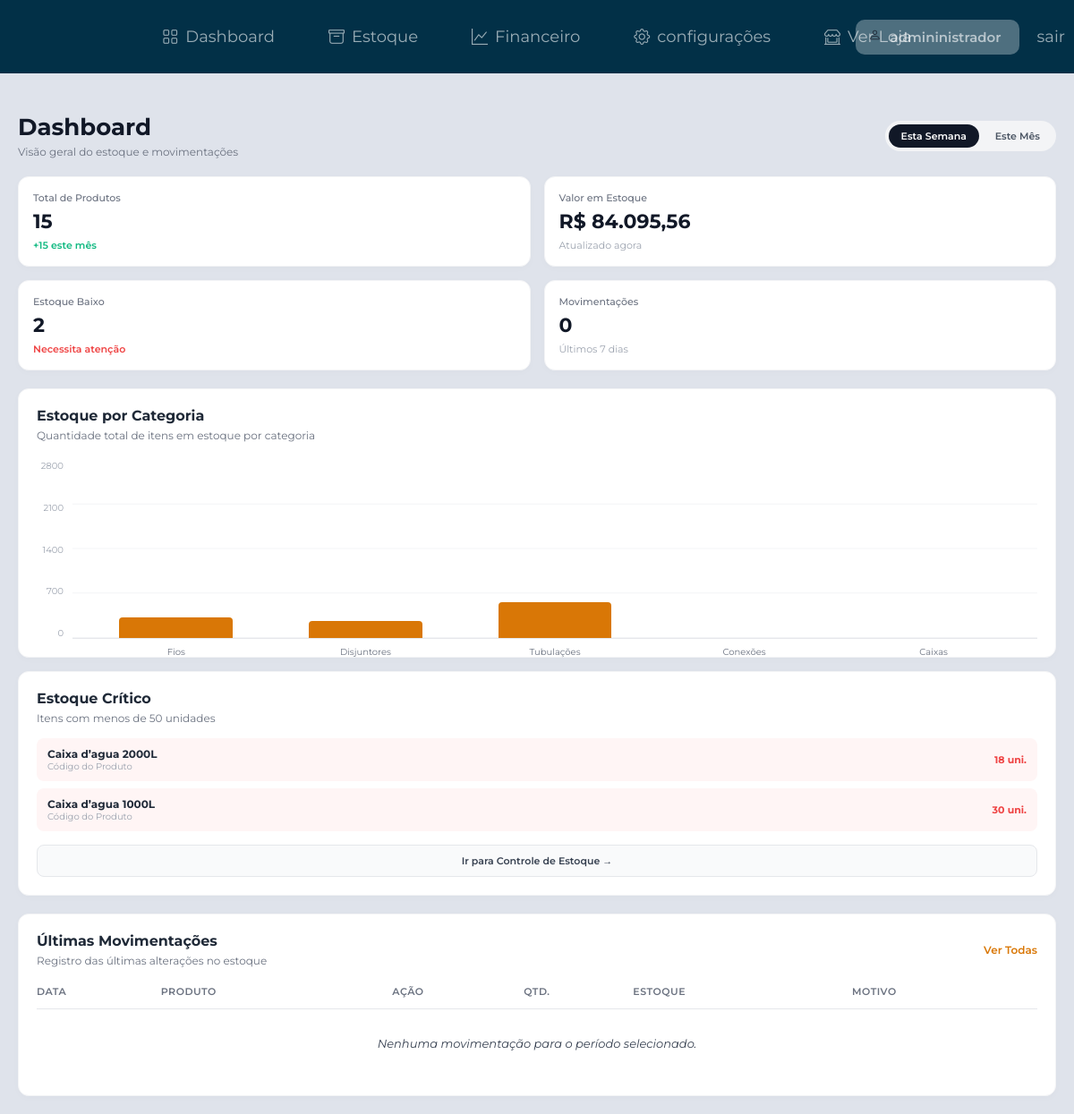
Screenshot of /admin/dashboard.php with the database file from the repository.
### tables this page shows
CREATE TABLE produtos(
    id_produtos INT AUTO_INCREMENT PRIMARY KEY,
    nome_produtos VARCHAR(100) NOT NULL,
    sku VARCHAR(100) NOT NULL,
    categoria_id_produtos INT,
    preco DECIMAL(10,2) NOT NULL,
    estoque INT,
    descricao TEXT,
    capa VARCHAR(500),
    data_cadastro DATETIME DEFAULT CURRENT_TIMESTAMP,
    FOREIGN KEY (categoria_id_produtos)
    REFERENCES categoria(id_categorias)
);

### admin/dashboard.php (the view, shortened to what this page needs)
<?php
require_once '../CRUD/crud.php';
require_once __DIR__ . '/../partials/header_admin.php';
$filtro = $_GET['filtro'] ?? 'semana';
if ($filtro === 'mes') {
    $activeSemana = "";
    $activeMes = "active";
    $sqlCardMov = "SELECT COUNT(*) FROM movimentacoes WHERE MONTH(data_hora) = MONTH(CURRENT_DATE()) AND YEAR(data_hora) = YEAR(CURRENT_DATE())";
    $subtituloMov = "Neste mês";
    $sqlTabelaMov = "SELECT m.*, m.tipo_movimentacoes AS tipo, p.nome_produtos, DATE_FORMAT(m.data_hora, '%d/%m, %H:%i') as data_formatada
                     FROM movimentacoes m
                     JOIN produtos p ON m.produto_id = p.id_produtos
                     WHERE MONTH(m.data_hora) = MONTH(CURRENT_DATE()) AND YEAR(m.data_hora) = YEAR(CURRENT_DATE())
                     ORDER BY m.data_hora DESC LIMIT 10";
} else {
    $activeSemana = "active";
    $activeMes = "";
    $sqlCardMov = "SELECT COUNT(*) FROM movimentacoes WHERE data_hora >= DATE_SUB(NOW(), INTERVAL 7 DAY)";
    $subtituloMov = "Últimos 7 dias";
    $sqlTabelaMov = "SELECT m.*, p.nome_produtos, DATE_FORMAT(m.data_hora, '%d/%m, %H:%i') as data_formatada
                     FROM movimentacoes m
                     JOIN produtos p ON m.produto_id = p.id_produtos
                     WHERE m.data_hora >= DATE_SUB(NOW(), INTERVAL 7 DAY)
                     ORDER BY m.data_hora DESC LIMIT 10";
}
$totalProdutos = $pdo->query("SELECT COUNT(*) FROM produtos")->fetchColumn();
$novosEsteMes = $pdo->query("SELECT COUNT(*) FROM produtos WHERE MONTH(data_cadastro) = MONTH(CURRENT_DATE()) AND YEAR(data_cadastro) = YEAR(CURRENT_DATE())")->fetchColumn();
$valorEstoque = $pdo->query("SELECT SUM(estoque * preco) FROM produtos")->fetchColumn() ?? 0;
$estoqueBaixo = $pdo->query("SELECT COUNT(*) FROM produtos WHERE estoque < 50")->fetchColumn();
$movimentacoesRecentes = $pdo->query($sqlCardMov)->fetchColumn();
$categoriasGrafico = ['Fios' => 0, 'Disjuntores' => 0, 'Tubulações' => 0, 'Conexões' => 0, 'Caixas' => 0];
$queryGrafico = $pdo->query("SELECT c.nome_categorias, SUM(p.estoque) as total
                             FROM produtos p
                             JOIN categoria c ON p.categoria_id_produtos = c.id_categorias
                             GROUP BY c.nome_categorias");
while ($row = $queryGrafico->fetch(PDO::FETCH_ASSOC)) {
    if (array_key_exists($row['nome_categorias'], $categoriasGrafico)) {
        $categoriasGrafico[$row['nome_categorias']] = $row['total'];
    }
}
$maxGrafico = 2800;
$stmtCritico = $pdo->query("SELECT nome_produtos, estoque FROM produtos WHERE estoque < 50 ORDER BY estoque ASC LIMIT 3");
$produtosCriticos = $stmtCritico->fetchAll(PDO::FETCH_ASSOC);
$stmtMov = $pdo->query($sqlTabelaMov);
$movimentacoes = $stmtMov->fetchAll(PDO::FETCH_ASSOC);
?>
<!DOCTYPE html>
<html lang="pt-BR" translate="no">
<head>
    <link rel="stylesheet" href="../CSS/dashboard.css">
    <link rel="stylesheet" href="../CSS/header_admin.css">
    <link rel="stylesheet" href="https://cdn.jsdelivr.net/npm/bootstrap-icons@1.11.3/font/bootstrap-icons.min.css" />
</head>
<body>
    <div class="main-container">
        <div class="dashboard-header">
            <div>
                <h1>Dashboard</h1>
                <p class="subtitle">Visão geral do estoque e movimentações</p>
            </div>
            <div class="filter-buttons">
                <a href="dashboard.php?filtro=semana" class="btn-filter <?= $activeSemana ?>">Esta Semana</a>
                <a href="dashboard.php?filtro=mes" class="btn-filter <?= $activeMes ?>">Este Mês</a>
            </div>
        </div>
        <div class="cards-grid">
            <div class="card">
                <p class="card-title">Total de Produtos</p>
                <p class="card-value"><?= $totalProdutos ?></p>
                <p class="card-sub positive">+<?= $novosEsteMes ?> este mês</p>
            </div>
            <div class="card">
                <p class="card-title">Valor em Estoque</p>
                <p class="card-value">R$ <?= number_format($valorEstoque, 2, ',', '.') ?></p>
                <p class="card-sub">Atualizado agora</p>
            </div>
            <div class="card">
                <p class="card-title">Estoque Baixo</p>
                <p class="card-value"><?= $estoqueBaixo ?></p>
                <p class="card-sub negative">Necessita atenção</p>
            </div>
            <div class="card">
                <p class="card-title">Movimentações</p>
                <p class="card-value"><?= $movimentacoesRecentes ?></p>
                <p class="card-sub"><?= $subtituloMov ?></p>
            </div>
        </div>
        <div class="content-row">
            <div class="chart-card">
                <h3>Estoque por Categoria</h3>
                <p class="subtitle">Quantidade total de itens em estoque por categoria</p>
                <div class="chart-container">
                    <div class="chart-y-axis">
                        <span>2800</span>
                        <span>2100</span>
                        <span>1400</span>
                        <span>700</span>
                        <span>0</span>
                    </div>
                    <div class="chart-area">
                        <?php foreach ($categoriasGrafico as $cat => $qtd):
                            $alturaPorcentagem = ($qtd / $maxGrafico) * 100;
                            ?>
                            <div class="chart-bar-wrapper">
                                <div class="chart-bar" style="height: <?= $alturaPorcentagem ?>%;"></div>
                                <span class="chart-label"><?= $cat ?></span>
                            </div>
                        <?php endforeach; ?>
                    </div>
                </div>
            </div>
            <div class="critical-card">
                <h3>Estoque Crítico</h3>
                <p class="subtitle">Itens com menos de 50 unidades</p>
                <div class="critical-list">
                    <?php if (empty($produtosCriticos)): ?>
                        <p class="empty-critical">Nenhum item abaixo de 50 unidades.</p>
                    <?php else: ?>
                        <?php foreach ($produtosCriticos as $prod): ?>
                            <div class="critical-item">
                                <div class="item-info">
                                    <span class="item-name"><?= htmlspecialchars($prod['nome_produtos']) ?></span>
                                    <span class="item-code">Código do Produto</span>
                                </div>
                                <span class="item-qty"><?= $prod['estoque'] ?> uni.</span>
                            </div>
                        <?php endforeach; ?>
                    <?php endif; ?>
                </div>
                <a href="estoque.php" class="btn-link">Ir para Controle de Estoque &rarr;</a>
            </div>
        </div>
        <div class="table-card">
            <div class="table-header">
                <div>
                    <h3>Últimas Movimentações</h3>
                    <p class="subtitle">Registro das últimas alterações no estoque</p>
                </div>
                <a href="historico.php" class="view-all">Ver Todas</a>
            </div>
            <table class="data-table">
                <thead>
                    <tr>
                        <th>DATA</th>
                        <th>PRODUTO</th>
                        <th>AÇÃO</th>
                        <th>QTD.</th>
                        <th>ESTOQUE</th>
                        <th>MOTIVO</th>
                    </tr>
                </thead>
                <tbody>
                    <?php if (empty($movimentacoes)): ?>
                        <tr>
                            <td colspan="6" class="table-empty-message">Nenhuma movimentação para o período selecionado.
                            </td>
                        </tr>
                    <?php endif; ?>
                </tbody>
            </table>
        </div>
    </div>
</body>
</html>

### CSS/dashboard.css (style rules this page uses)
* { margin: 0; padding: 0; box-sizing: border-box; font-family: 'Montserrat', sans-serif; }
body { background-color: #fcfbfa; color: #1f2937; min-height: 100vh; font-size: 14px; }
.main-container { width: 100%; max-width: 1400px; margin: 0 auto; min-height: 100vh; padding: 20px; }
.dashboard-header { display: flex; justify-content: space-between; align-items: center; margin-bottom: 20px; }
.dashboard-header h1 { font-size: 26px; font-weight: 700; color: #111827; }
.subtitle { font-size: 12px; color: #6b7280; margin-top: 4px; }
.filter-buttons { background-color: #f3f4f6; padding: 4px; border-radius: 20px; }
.btn-filter { display: inline-block; text-decoration: none; border: none; background: transparent; padding: 6px 14px; border-radius: 16px; font-size: 11px; font-weight: 600; cursor: pointer; color: #4b5563; transition: .2s; }
.btn-filter.active { background-color: #111827; color: #ffffff; }
.cards-grid { display: grid; grid-template-columns: repeat(4, 1fr); gap: 15px; margin-bottom: 20px; }
.card { background: #ffffff; border: 1px solid #f3f4f6; border-radius: 12px; padding: 16px; box-shadow: 0 2px 8px rgba(0,0,0,0.02); }
.card-title { font-size: 11px; color: #6b7280; font-weight: 500; }
.card-value { font-size: 22px; font-weight: 700; margin: 6px 0; color: #111827; }
.card-sub { font-size: 11px; color: #9ca3af; }
.card-sub.positive { color: #10b981; font-weight: 600; }
.card-sub.negative { color: #ef4444; font-weight: 600; }
.content-row { display: grid; grid-template-columns: 2fr 1fr; gap: 15px; margin-bottom: 20px; }
.chart-card, .critical-card, .table-card { background: #ffffff; border: 1px solid #f3f4f6; border-radius: 12px; padding: 20px; box-shadow: 0 2px 8px rgba(0,0,0,0.02); }
.chart-card h3, .critical-card h3, .table-card h3 { font-size: 16px; font-weight: 700; margin-bottom: 5px; }
.chart-container { margin-top: 20px; display: flex; height: 200px; }
.chart-y-axis { display: flex; flex-direction: column; justify-content: space-between; padding-right: 10px; color: #9ca3af; font-size: 10px; text-align: right; width: 40px; }
.chart-area { display: flex; justify-content: space-around; align-items: flex-end; flex-grow: 1; border-bottom: 1px solid #e5e7eb; position: relative; background-image: linear-gradient(to top, #f3f4f6 1px, transparent 1px); background-size: 100% 25%; padding: 0 10px; }
.chart-bar-wrapper { display: flex; flex-direction: column; align-items: center; height: 100%; justify-content: flex-end; width: 12%; min-width: 35px; position: relative; }
.chart-bar { background-color: #d97706; width: 100%; border-radius: 4px 4px 0 0; transition: .4s; }
.chart-label { font-size: 10px; color: #6b7280; position: absolute; bottom: -22px; white-space: nowrap; }
.critical-list { margin-top: 15px; }
.critical-item { display: flex; justify-content: space-between; align-items: center; padding: 10px 12px; background: #fff5f5; border-radius: 8px; margin-bottom: 8px; }
.item-info { display: flex; flex-direction: column; }
.item-name { font-size: 12px; font-weight: 700; }
.item-code { font-size: 10px; color: #9ca3af; }
.item-qty { font-size: 11px; font-weight: 700; color: #ef4444; }
.btn-link { display: block; text-align: center; background: #f9fafb; border: 1px solid #e5e7eb; padding: 10px; border-radius: 8px; color: #374151; text-decoration: none; font-size: 11px; font-weight: 600; margin-top: 15px; transition: .2s; }
.table-header { display: flex; justify-content: space-between; align-items: center; margin-bottom: 20px; }
.view-all { font-size: 12px; font-weight: 600; color: #d97706; text-decoration: none; transition: 0.2s; }
.data-table { width: 100%; border-collapse: collapse; text-align: left; margin-top: 10px; }
.data-table th { font-size: 11px; color: #6b7280; font-weight: 600; padding-bottom: 12px; border-bottom: 1px solid #e5e7eb; text-transform: uppercase; letter-spacing: 0.5px; }
.data-table td { padding: 14px 0; font-size: 13px; color: #374151; border-bottom: 1px solid #f3f4f6; vertical-align: middle; }
.data-table tr:last-child td { border-bottom: none; }
.table-empty-message { text-align: center; padding: 30px 0 !important; color: #6b7280; font-style: italic; }
@media (max-width: 1200px) { .cards-grid { grid-template-columns: repeat(2, 1fr); } }
@media (max-width: 1200px) { .content-row { grid-template-columns: 1fr; } }

### CSS/header_admin.css (style rules this page uses)
* { margin: 0; padding: 0; box-sizing: border-box; }
body { background-color: #dfe3eb; font-family: 'Montserrat'; }

### rows the page displays
produtos: nome_produtos "Caixa d’agua 2000L", estoque "18"
produtos: nome_produtos "Caixa d’agua 1000L", estoque "30"

### other values shown
$totalProdutos "15"
$novosEsteMes "15"
$valorEstoque "84.095,56"
$estoqueBaixo "2"
$movimentacoesRecentes "0"
$subtituloMov "Últimos 7 dias"
$cat "Fios"
$cat "Disjuntores"
$cat "Tubulações"
$cat "Conexões"
$cat "Caixas"
